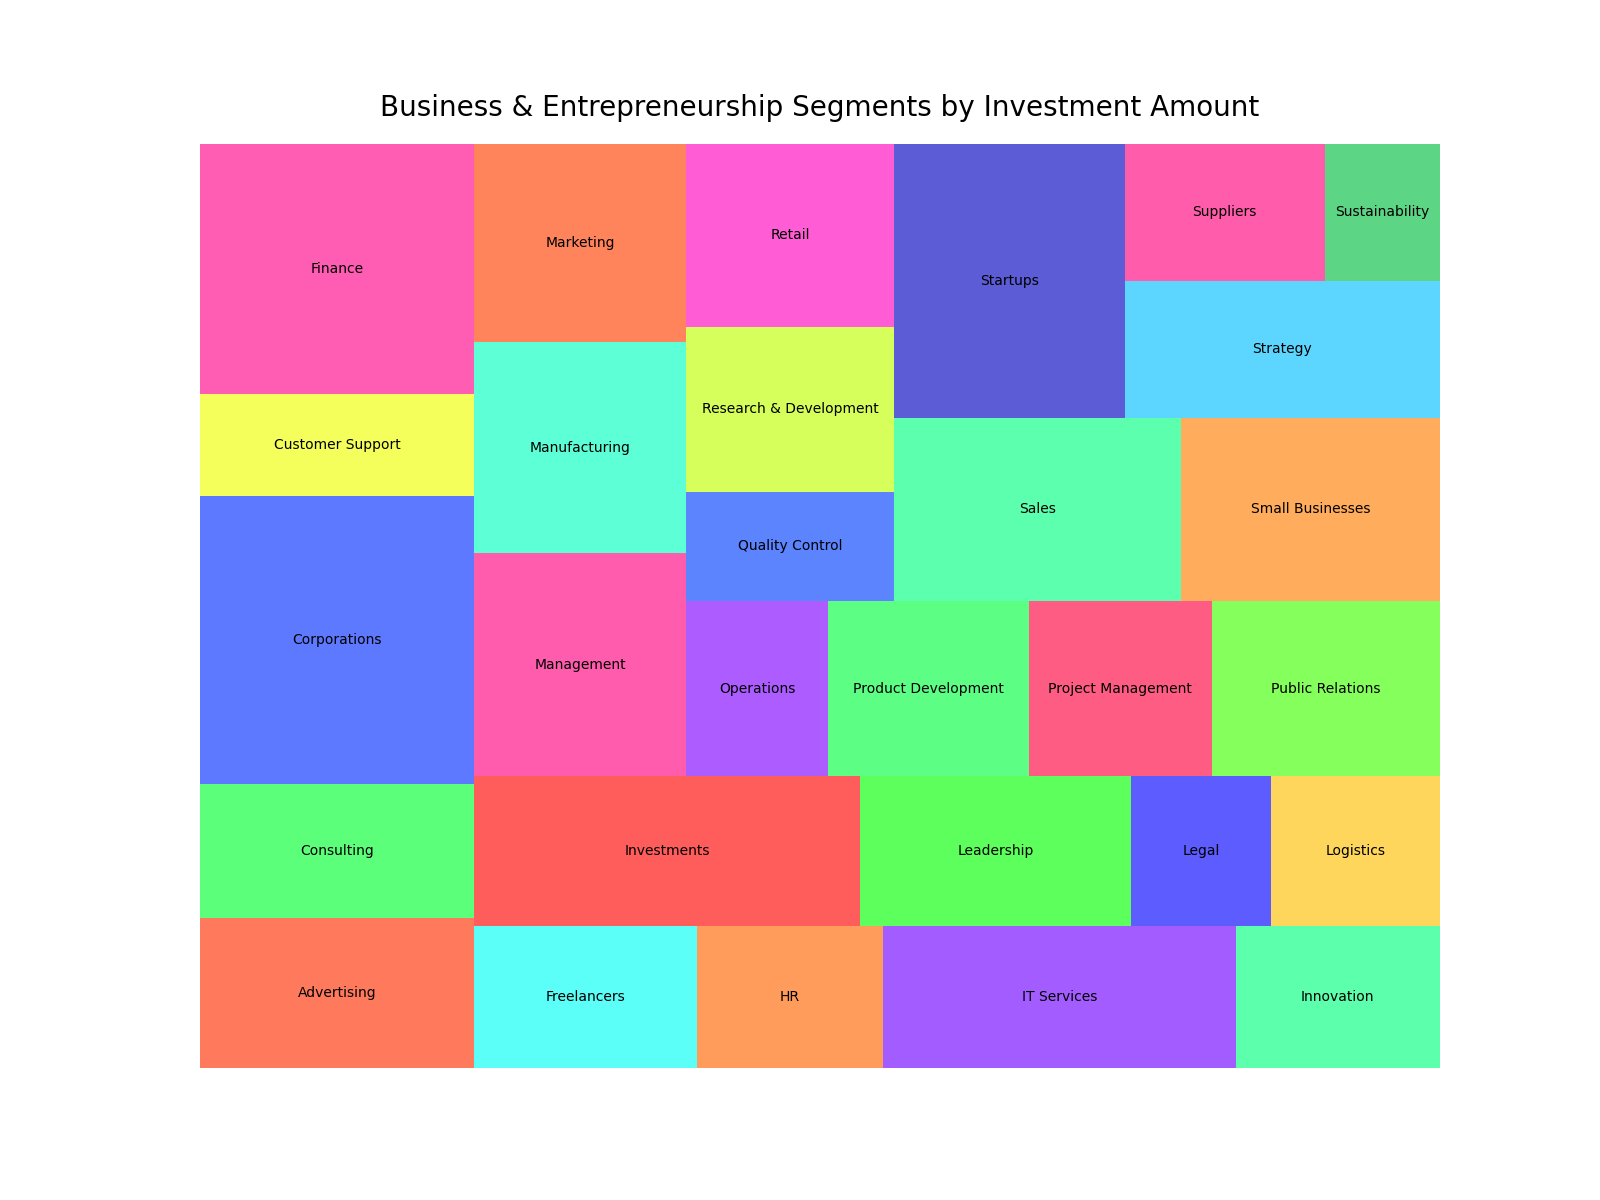

Write Python code to recreate this figure.
import matplotlib.pyplot as plt
import pandas as pd
import squarify

data = {
    "Category": ["Startups", "Small Businesses", "Corporations", "Freelancers", "Investments", "Marketing",
                 "Sales", "Consulting", "Finance", "HR", "Legal", "IT Services", "Manufacturing", "Retail",
                 "Customer Support", "Operations", "Research & Development", "Sustainability", "Innovation",
                 "Leadership", "Management", "Strategy", "Logistics", "Suppliers", "Quality Control",
                 "Project Management", "Public Relations", "Product Development", "Advertising"],
    "Amount": [1200, 900, 1500, 600, 1100, 800, 1000, 700, 1300, 500, 400, 950, 850, 720, 530, 470, 650, 300,
               550, 770, 900, 820, 480, 520, 430, 610, 760, 670, 780]
}

df = pd.DataFrame(data)
grouped_data = df.groupby("Category").sum().reset_index()

colors = ["#FF5733", "#33FF57", "#3357FF", "#F3FF33", "#FF33A1", "#33FFF6", "#FF8333", "#8C33FF", "#33FF96",
          "#FF3333", "#33FF33", "#3333FF", "#FFCC33", "#FF3399", "#33FFCC", "#FF6633", "#9933FF", "#33FF66",
          "#FF3366", "#66FF33", "#3366FF", "#CCFF33", "#FF33CC", "#33FF99", "#FF9933", "#3333CC", "#33CCFF",
          "#FF3396", "#33CC66"]

plt.figure(figsize=(16, 12))
squarify.plot(sizes=grouped_data['Amount'], label=grouped_data['Category'], alpha=0.8, color=colors)
plt.title('Business & Entrepreneurship Segments by Investment Amount', fontsize=20, pad=20)
plt.axis('off')
plt.show()
